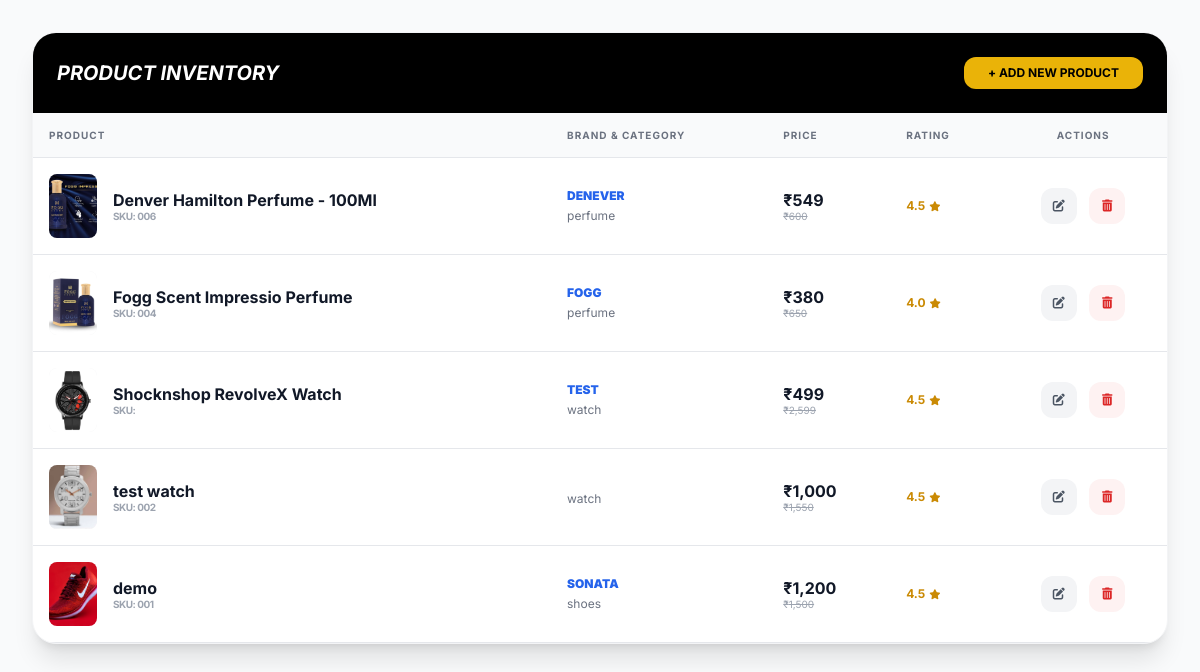
Page /admin_manage_products.php on the committed database.
### tables this page shows
CREATE TABLE `products` (
  `id` int(11) NOT NULL,
  `category_id` int(11) DEFAULT NULL,
  `brand` varchar(100) DEFAULT NULL,
  `product_name` varchar(255) DEFAULT NULL,
  `sku` varchar(100) DEFAULT NULL,
  `original_price` decimal(10,2) DEFAULT NULL,
  `discounted_price` decimal(10,2) DEFAULT NULL,
  `discount_percent` int(11) DEFAULT NULL,
  `stock_status` varchar(50) DEFAULT 'In Stock',
  `rating` decimal(3,1) DEFAULT 4.5,
  `available_units` int(11) DEFAULT NULL,
  `short_description` text DEFAULT NULL,
  `long_description` text DEFAULT NULL,
  `key_features` text DEFAULT NULL,
  `category_details` longtext DEFAULT NULL CHECK (json_valid(`category_details`)),
  `image` varchar(255) DEFAULT NULL,
  `created_at` timestamp NOT NULL DEFAULT current_timestamp(),
  `min_qty` int(11) DEFAULT 1,
  `additional_images` text DEFAULT NULL
);

CREATE TABLE `categories` (
  `id` int(11) NOT NULL,
  `name` varchar(100) NOT NULL,
  `image_path` varchar(255) DEFAULT NULL,
  `link` varchar(255) DEFAULT '#',
  `parent_id` int(11) DEFAULT 0
);

### admin_manage_products.php (the view, shortened to what this page needs)
<?php
include 'db.php';
?>
<!DOCTYPE html>
<html lang="en">
<head>
    <script src="https://cdn.tailwindcss.com"></script>
    <link rel="stylesheet" href="https://cdnjs.cloudflare.com/ajax/libs/font-awesome/6.4.0/css/all.min.css">
</head>
<body class="bg-gray-50 p-8">
    <div class="max-w-7xl mx-auto bg-white rounded-3xl shadow-xl overflow-hidden border border-gray-100">
        <div class="bg-black p-6 flex justify-between items-center">
            <h2 class="text-white text-xl font-bold uppercase italic">Product Inventory</h2>
            <a href="admin_add_product.php"
                class="bg-yellow-500 text-black px-6 py-2 rounded-xl font-bold text-xs uppercase hover:bg-white transition">
                + Add New Product
            </a>
        </div>
        <div class="overflow-x-auto">
            <table class="w-full text-left border-collapse">
                <thead>
                    <tr class="bg-gray-50 border-b">
                        <th class="p-4 font-bold text-gray-500 uppercase text-[10px] tracking-widest">Product</th>
                        <th class="p-4 font-bold text-gray-500 uppercase text-[10px] tracking-widest">Brand & Category
                        </th>
                        <th class="p-4 font-bold text-gray-500 uppercase text-[10px] tracking-widest">Price</th>
                        <th class="p-4 font-bold text-gray-500 uppercase text-[10px] tracking-widest">Rating</th>
                        <th class="p-4 font-bold text-gray-500 uppercase text-[10px] tracking-widest text-center">
                            Actions</th>
                    </tr>
                </thead>
                <tbody>
                    <?php
                $res = mysqli_query($conn, "SELECT p.*, c.name as cat_name FROM products p LEFT JOIN categories c ON p.category_id = c.id ORDER BY p.id DESC");
                while($row = mysqli_fetch_assoc($res)):
                ?>
                    <tr class="border-b hover:bg-gray-50 transition">
                        <td class="p-4 flex items-center gap-4">
                            <img src="uploads/<?php echo $row['image']; ?>"
                                class="w-12 h-16 object-cover rounded-lg bg-gray-100">
                            <div>
                                <div class="font-bold text-gray-900"><?php echo $row['product_name']; ?></div>
                                <div class="text-[10px] text-gray-400 font-bold uppercase tracking-tighter">SKU:
                                    <?php echo $row['sku']; ?></div>
                            </div>
                        </td>
                        <td class="p-4">
                            <div class="text-xs font-black text-blue-600 uppercase mb-1"><?php echo $row['brand']; ?>
                            </div>
                            <div class="text-xs text-gray-500"><?php echo $row['cat_name']; ?></div>
                        </td>
                        <td class="p-4">
                            <div class="font-bold text-gray-900">₹<?php echo number_format($row['discounted_price']); ?>
                            </div>
                            <div class="text-[10px] text-gray-400 line-through">
                                ₹<?php echo number_format($row['original_price']); ?></div>
                        </td>
                        <td class="p-4">
                            <div class="flex items-center gap-1 font-bold text-xs text-yellow-600">
                                <?php echo $row['rating']; ?> <i class="fa fa-star text-[10px]"></i>
                            </div>
                        </td>
                        <td class="p-4 text-center space-x-2">
                            <a href="admin_edit_product.php?id=<?php echo $row['id']; ?>"
                                class="inline-flex items-center justify-center w-9 h-9 bg-gray-100 text-gray-600 rounded-xl hover:bg-black hover:text-white transition">
                                <i class="fa fa-pen-to-square text-xs"></i>
                            </a>
                            <a href="?delete=<?php echo $row['id']; ?>" onclick="return confirm('Are you sure?')"
                                class="inline-flex items-center justify-center w-9 h-9 bg-red-50 text-red-600 rounded-xl hover:bg-red-600 hover:text-white transition">
                                <i class="fa fa-trash-can text-xs"></i>
                            </a>
                        </td>
                    </tr>
                    <?php endwhile; ?>
                </tbody>
            </table>
        </div>
    </div>
</body>
</html>

### assets/css/style.css (style rules this page uses)
body { margin: 0; padding: 0; box-sizing: border-box; background-color: #f5f5f5; }

### admin_manage_products.php (style rules this page uses)
body { font-family: 'Inter', sans-serif !important; font-size: 14px; color: #111827; }

### rows in the picture
products: image (picture), product_name "Denver Hamilton Perfume - 100Ml", sku "006", brand "DENEVER", category.name "perfume", discounted_price "549", original_price "600", rating "4.5"
products: image (picture), product_name "Fogg Scent Impressio Perfume", sku "004", brand "FOGG", category.name "perfume", discounted_price "380", original_price "650", rating "4.0"
products: image (picture), product_name "Shocknshop RevolveX Watch", brand "TEST", category.name "watch", discounted_price "499", original_price "2,599", rating "4.5"
products: image (picture), product_name "test watch", sku "002", category.name "watch", discounted_price "1,000", original_price "1,550", rating "4.5"
products: image (picture), product_name "demo", sku "001", brand "SONATA", category.name "shoes", discounted_price "1,200", original_price "1,500", rating "4.5"
